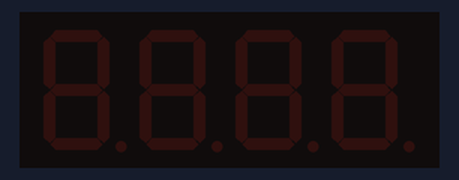
Simulated run of this sketch. Board: Arduino Uno, built with avr-gcc and run on an emulated ATmega328P. On the bench: 4-digit seven-segment display.

Above: at 0.1 s.
At 0.7 s:
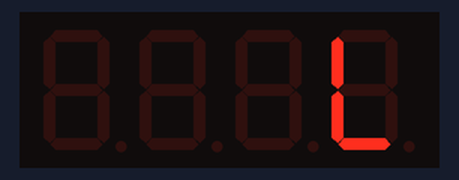
At 2.0 s:
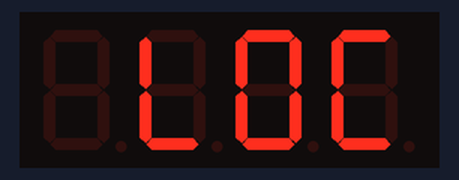
At 3.8 s:
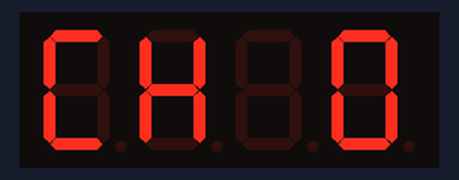
At 5.7 s:
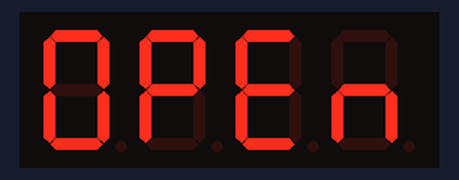
At 7.5 s:
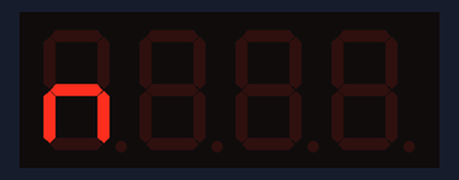

Measured:
- by itself, everything shown: repeats every 8.1 s, in 13 steps
- what the display in image 1 shows lasts 0.6 s, from 0.7 s to 1.3 s

The sketch:

lab1.ino
```cpp
//AMP Lab1 3 4 3

#include <TM1637Display.h>

#define CLK 2
#define DIO 3

#define DELAY1 200
#define DELAY2 500
#define DELAY3 600

#define A SEG_E | SEG_F | SEG_A | SEG_B | SEG_C | SEG_G
#define B SEG_F | SEG_E | SEG_D | SEG_C | SEG_G
#define C SEG_D | SEG_E | SEG_F | SEG_A
#define D SEG_G | SEG_E | SEG_D | SEG_C | SEG_B
#define E SEG_A | SEG_F | SEG_G | SEG_E | SEG_D
#define F SEG_A | SEG_F | SEG_G | SEG_E
#define G SEG_A | SEG_F | SEG_E | SEG_D | SEG_C
#define H SEG_F | SEG_G | SEG_E | SEG_C
#define I SEG_F | SEG_E
#define J SEG_D | SEG_C | SEG_B
#define K SEG_F | SEG_G | SEG_B | SEG_E | SEG_C
#define L SEG_F | SEG_E | SEG_D
#define N SEG_E | SEG_G | SEG_C
#define O SEG_E | SEG_F | SEG_C | SEG_D | SEG_A | SEG_B
#define P SEG_E | SEG_F | SEG_A | SEG_B | SEG_G
#define Q SEG_F | SEG_A | SEG_B | SEG_G | SEG_C
#define R SEG_E | SEG_G
#define T SEG_F | SEG_G | SEG_E | SEG_D
#define U SEG_F | SEG_E | SEG_D | SEG_C | SEG_B
#define Y SEG_F | SEG_G | SEG_B | SEG_C | SEG_D
#define SPACE 0
#define MINUS SEG_G

TM1637Display display(CLK, DIO);

void setup()
{
  display.setBrightness(7);
}

void loop()
{
 // task1();
  //delay(2000);
  //task2();
  //delay(2000);
  task3();
}

void task1()
{
  const uint8_t minus[] = { MINUS };
  display.clear();
  for (int i = 100; i >= -100; i-=2)
  {
    display.showNumberDec(i, false, 3, 1);
    if (i == -100)
    {
      display.setSegments(minus, 1);
    }
    delay(DELAY1);
  }
}

void task2()
{
  display.clear();
  const uint8_t minus[] = { MINUS };
    for (int i = 300; i >= -300; i -= 30)
    {
        display.clear();
        display.showNumberDecEx(abs(i), 0b10000000, true, 3, 1);
        if (i < 0)
        {
          display.setSegments(minus, 1);
        }
        delay(DELAY2);
    }
    delay(DELAY2);
}

void task3()
{
  display.clear();
  const uint8_t text[] = {SPACE, SPACE, SPACE, SPACE, L, O, C, K, SPACE, O, P, E, N, SPACE, SPACE, SPACE, SPACE};
  int size_text = sizeof(text)/sizeof(text[0])-4;
  int i = 0;
  while(1)
  {
    display.setSegments(text+i);
    i = (i+1)%size_text;
    delay(DELAY3);
  }
}
```
